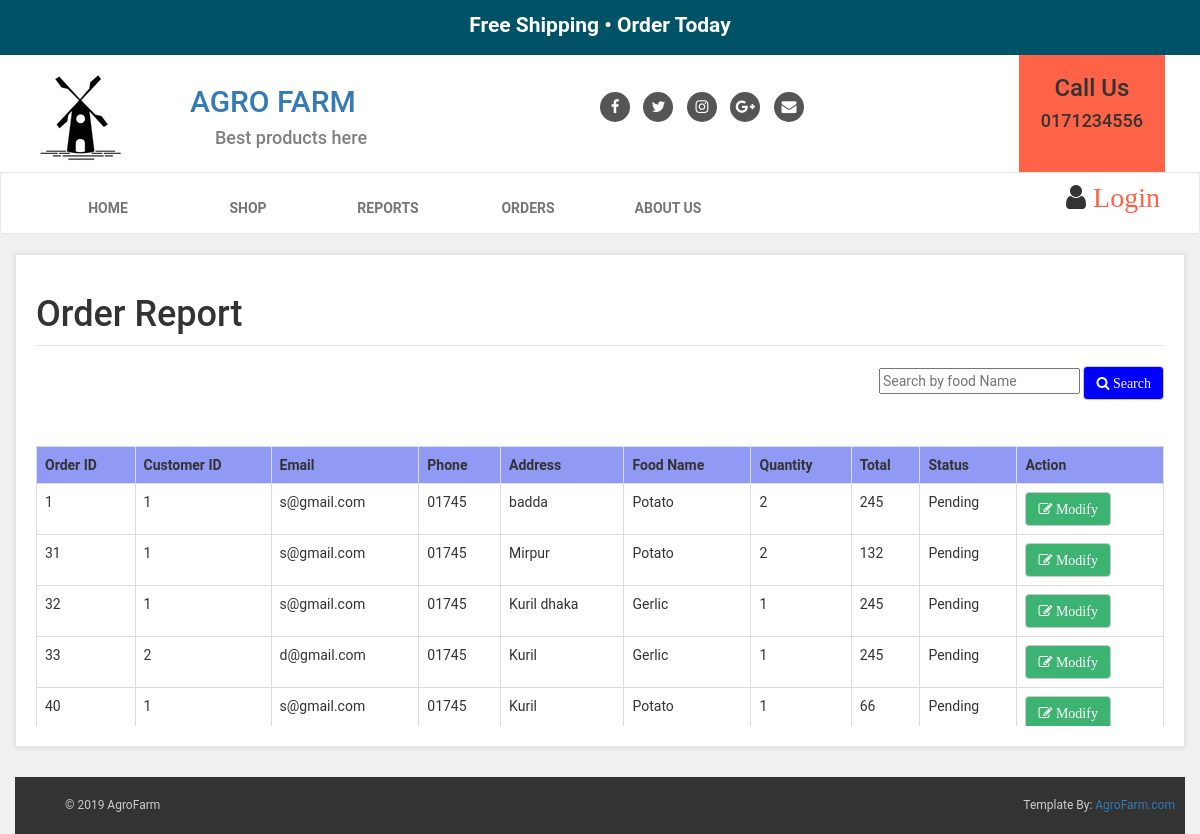
The app's page /Owner/orderreport.php with its own data.
### tables this page shows
CREATE TABLE `orders` (
  `Order_id` int(100) NOT NULL,
  `Cus_id` int(100) NOT NULL,
  `name` varchar(100) NOT NULL,
  `email` varchar(100) NOT NULL,
  `phone` varchar(100) NOT NULL,
  `address` varchar(100) NOT NULL,
  `Fid` int(100) NOT NULL,
  `Fname` varchar(100) NOT NULL,
  `Quantity` int(100) NOT NULL,
  `Total_price` int(100) NOT NULL,
  `Status` varchar(100) NOT NULL
);

### Owner/orderreport.php (the view, shortened to what this page needs)
<?php
include "includes/connection.php";
?>
<!DOCTYPE html>
<html>
<head>
	<link rel="stylesheet" href="https://maxcdn.bootstrapcdn.com/bootstrap/3.4.0/css/bootstrap.min.css">
	<link rel="stylesheet" href="style.css">
	<link href="https://stackpath.bootstrapcdn.com/font-awesome/4.7.0/css/font-awesome.min.css" rel="stylesheet">
</head>
<body>
<?php
include "includes/owner_header.php";
?>
		<div class="col-md-12" id="cart">
			<div class="box">
				<form action="" method="post" enctype="multipart-form-data">
					<legend><h1>Order Report</h1></legend>
					<div>
					<span class="pull-right">
							<input type="text" name="search" placeholder="Search by food Name">
							<button class="btn btn-default" type="submit" name="submit" value="submit" style="background-color: blue;color: white;">
								<i class="fa fa-search"> Search</i>
							</button>
					</span>
				</div>
				<br>
				<br>
				<br>
					<div class="table-responsive">
						<div class="scroll">
						<table class="table">
<?php
if(isset($_POST['submit']))
{
		$q=mysqli_query($db,"select * from orders where Fname like '%$_POST[search]%' order by `Status`");
		if(mysqli_num_rows($q)==0)
		{
			?>
			<script type="text/javascript">
				alert("No Order Found");
			</script>
			<?php
			$result=mysqli_query($db,"select * from `orders` order by `Status`;");
echo "<table class='table table-bordered table-hover' >";
echo "<tr style='background-color: #9099f3;'>";
	echo "<th>";  echo "Order ID";  echo "</th>";
	echo "<th>";  echo "Customer ID";  echo "</th>";
	echo "<th>";  echo "Email";  echo "</th>";
	echo "<th>";  echo "Phone";  echo "</th>";
	echo "<th>";  echo "Address";  echo "</th>";
	echo "<th>";  echo "Food Name";  echo "</th>";
	echo "<th>";  echo "Quantity";  echo "</th>";
	echo "<th>";  echo "Total";  echo "</th>";
	echo "<th>";  echo "Status";  echo "</th>";
	echo "<th>";  echo "Action";  echo "</th>";
	echo "</tr>";
while($row=mysqli_fetch_assoc($result))
{
	echo "<tr>";
		echo "<td>";  echo $row['Order_id'];  echo "</td>";
		echo "<td>";  echo $row['Cus_id'];  echo "</td>";
		echo "<td>";  echo $row['email'];  echo "</td>";
		echo "<td>";  echo $row['phone'];  echo "</td>";
		echo "<td>";  echo $row['address'];  echo "</td>";
		echo "<td>";  echo $row['Fname'];  echo "</td>";
		echo "<td>";  echo $row['Quantity'];  echo "</td>";
		echo "<td>";  echo $row['Total_price'];  echo "</td>";
		echo "<td>";  echo $row['Status'];  echo "</td>";
		echo "<td>"; ?><button class="btn btn-default edition" type="button" style="background-color: mediumseagreen;color: white;">
								<i class="fa fa-pencil-square-o"> Modify</i>
							</button>
		<?php
		echo "</td>";
	echo "</tr>";
}
echo "</table>";
		}
		else
		{
				echo "<table class='table table-bordered table-hover' >";
echo "<tr style='background-color: #9099f3;'>";
	echo "<th>";  echo "Order ID";  echo "</th>";
	echo "<th>";  echo "Customer ID";  echo "</th>";
	echo "<th>";  echo "Email";  echo "</th>";
	echo "<th>";  echo "Phone";  echo "</th>";
	echo "<th>";  echo "Address";  echo "</th>";
	echo "<th>";  echo "Food Name";  echo "</th>";
	echo "<th>";  echo "Quantity";  echo "</th>";
	echo "<th>";  echo "Total";  echo "</th>";
	echo "<th>";  echo "Status";  echo "</th>";
	echo "<th>";  echo "Action";  echo "</th>";
	echo "</tr>";
while($row=mysqli_fetch_assoc($q))
{
	echo "<tr>";
		echo "<td>";  echo $row['Order_id'];  echo "</td>";
		echo "<td>";  echo $row['Cus_id'];  echo "</td>";
		echo "<td>";  echo $row['email'];  echo "</td>";
		echo "<td>";  echo $row['phone'];  echo "</td>";
		echo "<td>";  echo $row['address'];  echo "</td>";
		echo "<td>";  echo $row['Fname'];  echo "</td>";
		echo "<td>";  echo $row['Quantity'];  echo "</td>";
		echo "<td>";  echo $row['Total_price'];  echo "</td>";
		echo "<td>";  echo $row['Status'];  echo "</td>";
		echo "<td>"; ?><button class="btn btn-default edition" type="button" style="background-color: mediumseagreen;color: white;">
								<i class="fa fa-pencil-square-o"> Modify</i>
							</button>
		<?php
		echo "</td>";
	echo "</tr>";
}
echo "</table>";
		}
}
else
{
	$result=mysqli_query($db,"select * from `orders` order by `Status`;");
echo "<table class='table table-bordered table-hover' >";
echo "<tr style='background-color: #9099f3;'>";
	echo "<th>";  echo "Order ID";  echo "</th>";
	echo "<th>";  echo "Customer ID";  echo "</th>";
	echo "<th>";  echo "Email";  echo "</th>";
	echo "<th>";  echo "Phone";  echo "</th>";
	echo "<th>";  echo "Address";  echo "</th>";
	echo "<th>";  echo "Food Name";  echo "</th>";
	echo "<th>";  echo "Quantity";  echo "</th>";
	echo "<th>";  echo "Total";  echo "</th>";
	echo "<th>";  echo "Status";  echo "</th>";
	echo "<th>";  echo "Action";  echo "</th>";
	echo "</tr>";
while($row=mysqli_fetch_assoc($result))
{
	echo "<tr>";
		echo "<td>";  echo $row['Order_id'];  echo "</td>";
		echo "<td>";  echo $row['Cus_id'];  echo "</td>";
		echo "<td>";  echo $row['email'];  echo "</td>";
		echo "<td>";  echo $row['phone'];  echo "</td>";
		echo "<td>";  echo $row['address'];  echo "</td>";
		echo "<td>";  echo $row['Fname'];  echo "</td>";
		echo "<td>";  echo $row['Quantity'];  echo "</td>";
		echo "<td>";  echo $row['Total_price'];  echo "</td>";
		echo "<td>";  echo $row['Status'];  echo "</td>";
		echo "<td>"; ?><button class="btn btn-default edition" type="button" style="background-color: mediumseagreen;color: white;">
								<i class="fa fa-pencil-square-o"> Modify</i>
							</button>
		<?php
		echo "</td>";
	echo "</tr>";
}
echo "</table>";
}
?>
</div>
				</form>
			</div>
</div>
<footer>
	<?php
	include "shop_footer.php";
	?>
</footer>
</body>
</html>

### Customer/styles/style.css (style rules this page uses)
body { font-family: "Roboto",Helvetica,Arial,sans-sarif; font-size: 14px; line-height: 1.42857143; color: #333333; background-color: #f0f0f0; }
.box { background: #fff; margin: 0 0 30px; border: solid 1px #e6e6e6; padding: 20px; box-shadow: 0 1px 5px rgba(0,0,0,0.1); }

### Owner/orderreport.php (style rules this page uses)
.scroll { width:100%; height:300px; overflow: scroll; }

### Owner/shop_footer.php (style rules this page uses)
body { font-family: "Roboto",Helvetica,Arial,sans-sarif; font-size: 14px; line-height: 1.42857143; color: #333333; background-color: #f0f0f0; }

### records on screen
orders: Order_id "1", Cus "1", email "s@gmail.com", phone "01745", address "badda", Fname "Potato", Quantity "2", Total_price "245", Status "Pending"
orders: Order_id "31", Cus "1", email "s@gmail.com", phone "01745", address "Mirpur", Fname "Potato", Quantity "2", Total_price "132", Status "Pending"
orders: Order_id "32", Cus "1", email "s@gmail.com", phone "01745", address "Kuril dhaka", Fname "Gerlic", Quantity "1", Total_price "245", Status "Pending"
orders: Order_id "33", Cus "2", email "d@gmail.com", phone "01745", address "Kuril", Fname "Gerlic", Quantity "1", Total_price "245", Status "Pending"
orders: Order_id "40", Cus "1", email "s@gmail.com", phone "01745", address "Kuril", Fname "Potato", Quantity "1", Total_price "66", Status "Pending"
